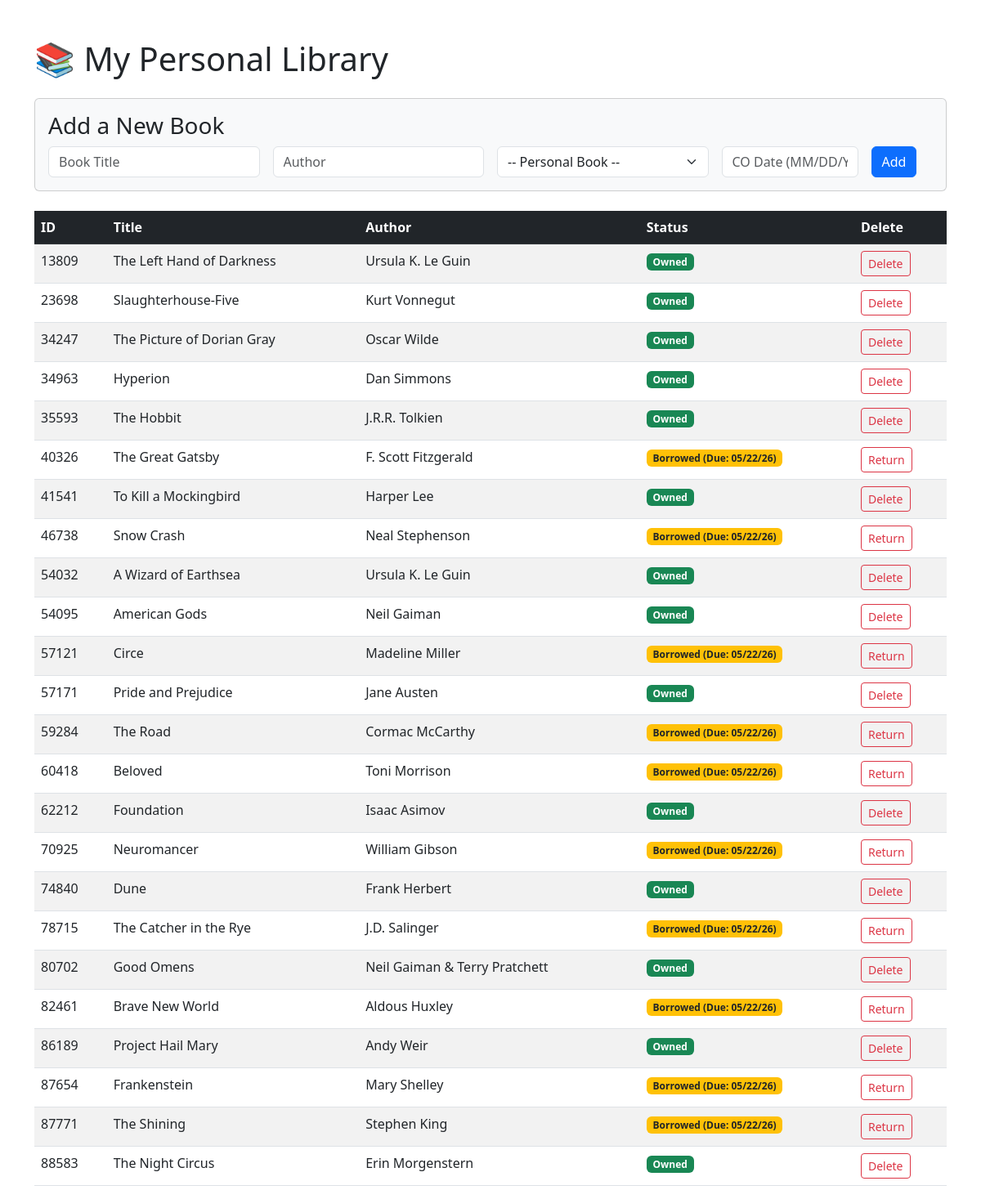
The page / on the database its author committed.
### tables this page shows
CREATE TABLE books (
            book_id INTEGER PRIMARY KEY,
            title TEXT,
            author TEXT,
            is_borrowed BOOLEAN,
            status TEXT
        );

CREATE TABLE borrowed_info (
            book_id INTEGER,
            library_id INTEGER,
            co_date TEXT,
            due_date TEXT,
            FOREIGN KEY (book_id) REFERENCES books (book_id),
            FOREIGN KEY (library_id) REFERENCES libraries (library_id)
        );

### server.py (the view)
@server.route('/')
def home():
    conn, cursor = get_db()
    all_books = app.view_all_books(cursor)
    all_libraries = app.list_libraries(cursor)
    conn.close()
    return render_template('index.html', books=all_books, libraries=all_libraries)

### app.py (called while the page is built)
def view_all_books(cursor):
    cursor.execute('SELECT books.book_id, title, author, co_date, is_borrowed, status, libraries.name, libraries.co_period, borrowed_info.library_id, due_date FROM books LEFT JOIN borrowed_info ON books.book_id = borrowed_info.book_id LEFT JOIN libraries ON borrowed_info.library_id = libraries.library_id')
    books_list = []
    for row in cursor.fetchall():
        if row[4]:
            temp_library = models.SourceLibrary(row[6], row[7], 0, None)
            temp_library.library_id = row[8]
            next_book = models.BorrowedBook(row[1], row[2], True, temp_library, row[3], None)
            next_book.book_id = row[0]
            next_book.due_date = row[9]
        else:
            next_book = models.PersonalBook(row[1], row[2], False, None)
            next_book.book_id = row[0]
        books_list.append(next_book)
    return books_list

def list_libraries(cursor):
    cursor.execute('SELECT library_id, name, co_period, renewal_period FROM libraries')
    libraries_list = []
    for row in cursor.fetchall():
        next_library = models.SourceLibrary(row[1], row[2], row[3], None)
        next_library.library_id = row[0]
        libraries_list.append(next_library)
    return libraries_list

### models.py (called while the page is built)
    def get_due_date(self):
        co_date_obj = datetime.strptime(self.co_date, "%m/%d/%y")
        due_date = co_date_obj + timedelta(days = self.source_library.co_period)
        return due_date.strftime('%m/%d/%y')

### server.py (called while the page is built)
def get_db():
    conn = sqlite3.connect('data/library.db')
    return conn, conn.cursor()

### templates/index.html (shortened to what this page needs)
<!DOCTYPE html>
<html>
<head>
    <link href="https://cdn.jsdelivr.net/npm/bootstrap@5.3.0/dist/css/bootstrap.min.css" rel="stylesheet">
</head>
<body class="container mt-5">
    <h1 class="mb-4">📚 My Personal Library</h1>
    <div class="card card-body mb-4 bg-light">
    <h3>Add a New Book</h3>
    <form action="/add" method="POST" class="row g-3">
        <div class="col-md-3">
            <input type="text" name="title" class="form-control" placeholder="Book Title" required>
        </div>
        <div class="col-md-3">
            <input type="text" name="author" class="form-control" placeholder="Author" required>
        </div>
        <div class="col-md-3">
            <select class="form-select" name="library_id">
                <option value="" selected>-- Personal Book --</option>
            </select>
        </div>
        <div class="col-md-2">
            <input type="text" name="co_date" class="form-control" placeholder="CO Date (MM/DD/YY)">
        </div>
        <div class="col-md-1">
            <button type="submit" class="btn btn-primary">Add</button>
        </div>
    </form>
    </div>
    <table class="table table-striped table-hover">
        <thead class="table-dark">
            <tr>
                <th>ID</th>
                <th>Title</th>
                <th>Author</th>
                <th>Status</th>
                <th>Delete</th>
            </tr>
        </thead>
        <tbody>
            {% for book in books %}
            <tr>
                <td>{{ book.book_id }}</td>
                <td>{{ book.title }}</td>
                <td>{{ book.author }}</td>
                <td>
                    {% if book.is_borrowed %}
                        <span class="badge bg-warning text-dark">Borrowed (Due: {{ book.due_date }})</span>
                    {% else %}
                        <span class="badge bg-success">Owned</span>
                    {% endif %}
                </td>
                <td>
                    {% if book.is_borrowed %}
                    <a href="/return/{{ book.book_id}}" class="btn btn-sm btn-outline-danger"
                    onclick="return confirm('Are you want to mark this book as returned?')">Return</a>
                    {% else %}
                    <a href="/delete/{{ book.book_id}}" class="btn btn-sm btn-outline-danger"
                    onclick="return confirm('Are you sure you want to delete this book?')">Delete</a>
                    {% endif %}
                </td>
            </tr>
            {% endfor %}
        </tbody>
    </table>
</body>
</html>

### rows shown on the page
books: book_id "13809", title "The Left Hand of Darkness", author "Ursula K. Le Guin", is_borrowed "Owned"
books: book_id "23698", title "Slaughterhouse-Five", author "Kurt Vonnegut", is_borrowed "Owned"
books: book_id "34247", title "The Picture of Dorian Gray", author "Oscar Wilde", is_borrowed "Owned"
books: book_id "34963", title "Hyperion", author "Dan Simmons", is_borrowed "Owned"
books: book_id "35593", title "The Hobbit", author "J.R.R. Tolkien", is_borrowed "Owned"
borrowed_info: book_id "40326", title "The Great Gatsby", author "F. Scott Fitzgerald", due_date "05/22/26"
books: book_id "41541", title "To Kill a Mockingbird", author "Harper Lee", is_borrowed "Owned"
borrowed_info: book_id "46738", title "Snow Crash", author "Neal Stephenson", due_date "05/22/26"
books: book_id "54032", title "A Wizard of Earthsea", author "Ursula K. Le Guin", is_borrowed "Owned"
books: book_id "54095", title "American Gods", author "Neil Gaiman", is_borrowed "Owned"
borrowed_info: book_id "57121", title "Circe", author "Madeline Miller", due_date "05/22/26"
books: book_id "57171", title "Pride and Prejudice", author "Jane Austen", is_borrowed "Owned"
borrowed_info: book_id "59284", title "The Road", author "Cormac McCarthy", due_date "05/22/26"
borrowed_info: book_id "60418", title "Beloved", author "Toni Morrison", due_date "05/22/26"
books: book_id "62212", title "Foundation", author "Isaac Asimov", is_borrowed "Owned"
borrowed_info: book_id "70925", title "Neuromancer", author "William Gibson", due_date "05/22/26"
books: book_id "74840", title "Dune", author "Frank Herbert", is_borrowed "Owned"
borrowed_info: book_id "78715", title "The Catcher in the Rye", author "J.D. Salinger", due_date "05/22/26"
books: book_id "80702", title "Good Omens", author "Neil Gaiman & Terry Pratchett", is_borrowed "Owned"
borrowed_info: book_id "82461", title "Brave New World", author "Aldous Huxley", due_date "05/22/26"
books: book_id "86189", title "Project Hail Mary", author "Andy Weir", is_borrowed "Owned"
borrowed_info: book_id "87654", title "Frankenstein", author "Mary Shelley", due_date "05/22/26"
borrowed_info: book_id "87771", title "The Shining", author "Stephen King", due_date "05/22/26"
books: book_id "88583", title "The Night Circus", author "Erin Morgenstern", is_borrowed "Owned"
